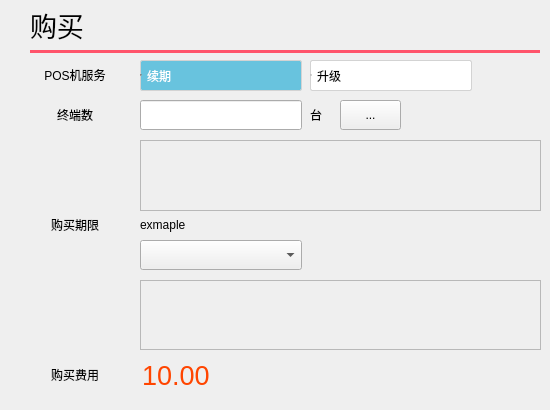
<?xml version="1.0" encoding="UTF-8"?>
<ui version="4.0">
 <class>saas_guide_pay</class>
 <widget class="QWidget" name="saas_guide_pay">
  <property name="enabled">
   <bool>true</bool>
  </property>
  <property name="geometry">
   <rect>
    <x>0</x>
    <y>0</y>
    <width>550</width>
    <height>410</height>
   </rect>
  </property>
  <property name="windowTitle">
   <string>Form</string>
  </property>
  <widget class="lds_ComboBox" name="comboBox">
   <property name="geometry">
    <rect>
     <x>140</x>
     <y>240</y>
     <width>162</width>
     <height>30</height>
    </rect>
   </property>
  </widget>
  <widget class="QLineEdit" name="lineEdit_terminal_num">
   <property name="geometry">
    <rect>
     <x>140</x>
     <y>100</y>
     <width>162</width>
     <height>30</height>
    </rect>
   </property>
   <property name="readOnly">
    <bool>true</bool>
   </property>
  </widget>
  <widget class="QLabel" name="label_7">
   <property name="geometry">
    <rect>
     <x>140</x>
     <y>210</y>
     <width>351</width>
     <height>30</height>
    </rect>
   </property>
   <property name="text">
    <string>exmaple</string>
   </property>
  </widget>
  <widget class="QLabel" name="label_13">
   <property name="geometry">
    <rect>
     <x>310</x>
     <y>100</y>
     <width>31</width>
     <height>30</height>
    </rect>
   </property>
   <property name="text">
    <string>台</string>
   </property>
  </widget>
  <widget class="QLabel" name="label_title">
   <property name="geometry">
    <rect>
     <x>30</x>
     <y>10</y>
     <width>481</width>
     <height>30</height>
    </rect>
   </property>
   <property name="styleSheet">
    <string notr="true">font-size:20pt;</string>
   </property>
   <property name="text">
    <string>购买</string>
   </property>
  </widget>
  <widget class="QLabel" name="label_14">
   <property name="geometry">
    <rect>
     <x>30</x>
     <y>50</y>
     <width>510</width>
     <height>3</height>
    </rect>
   </property>
   <property name="styleSheet">
    <string notr="true">background:#ff546b;</string>
   </property>
   <property name="text">
    <string/>
   </property>
  </widget>
  <widget class="QLineEdit" name="lineEdit_pay">
   <property name="geometry">
    <rect>
     <x>140</x>
     <y>360</y>
     <width>162</width>
     <height>30</height>
    </rect>
   </property>
   <property name="styleSheet">
    <string notr="true">font-size:20pt;
color:orangered;
background:transparent;</string>
   </property>
   <property name="text">
    <string>10.00</string>
   </property>
   <property name="frame">
    <bool>false</bool>
   </property>
   <property name="readOnly">
    <bool>true</bool>
   </property>
  </widget>
  <widget class="QToolButton" name="toolButton">
   <property name="enabled">
    <bool>true</bool>
   </property>
   <property name="geometry">
    <rect>
     <x>10</x>
     <y>360</y>
     <width>130</width>
     <height>30</height>
    </rect>
   </property>
   <property name="text">
    <string>购买费用</string>
   </property>
   <property name="icon">
    <iconset resource="../res.qrc">
     <normaloff>:/image/q5.png</normaloff>:/image/q5.png</iconset>
   </property>
   <property name="iconSize">
    <size>
     <width>30</width>
     <height>30</height>
    </size>
   </property>
   <property name="toolButtonStyle">
    <enum>Qt::ToolButtonTextBesideIcon</enum>
   </property>
   <property name="autoRaise">
    <bool>true</bool>
   </property>
   <property name="outer_stylesheet" stdset="0">
    <string>autoRaise</string>
   </property>
  </widget>
  <widget class="QToolButton" name="toolButton_2">
   <property name="geometry">
    <rect>
     <x>10</x>
     <y>60</y>
     <width>130</width>
     <height>30</height>
    </rect>
   </property>
   <property name="text">
    <string>POS机服务</string>
   </property>
   <property name="icon">
    <iconset resource="../res.qrc">
     <normaloff>:/image/q1.png</normaloff>:/image/q1.png</iconset>
   </property>
   <property name="iconSize">
    <size>
     <width>30</width>
     <height>30</height>
    </size>
   </property>
   <property name="toolButtonStyle">
    <enum>Qt::ToolButtonTextBesideIcon</enum>
   </property>
   <property name="autoRaise">
    <bool>true</bool>
   </property>
   <property name="outer_stylesheet" stdset="0">
    <string>autoRaise</string>
   </property>
  </widget>
  <widget class="QToolButton" name="toolButton_3">
   <property name="enabled">
    <bool>true</bool>
   </property>
   <property name="geometry">
    <rect>
     <x>10</x>
     <y>210</y>
     <width>130</width>
     <height>30</height>
    </rect>
   </property>
   <property name="text">
    <string>购买期限</string>
   </property>
   <property name="icon">
    <iconset resource="../res.qrc">
     <normaloff>:/image/q3.png</normaloff>:/image/q3.png</iconset>
   </property>
   <property name="iconSize">
    <size>
     <width>30</width>
     <height>30</height>
    </size>
   </property>
   <property name="toolButtonStyle">
    <enum>Qt::ToolButtonTextBesideIcon</enum>
   </property>
   <property name="autoRaise">
    <bool>true</bool>
   </property>
   <property name="outer_stylesheet" stdset="0">
    <string>autoRaise</string>
   </property>
  </widget>
  <widget class="QToolButton" name="toolButton_4">
   <property name="enabled">
    <bool>true</bool>
   </property>
   <property name="geometry">
    <rect>
     <x>10</x>
     <y>100</y>
     <width>130</width>
     <height>30</height>
    </rect>
   </property>
   <property name="text">
    <string>终端数</string>
   </property>
   <property name="icon">
    <iconset resource="../res.qrc">
     <normaloff>:/image/q4.png</normaloff>:/image/q4.png</iconset>
   </property>
   <property name="iconSize">
    <size>
     <width>30</width>
     <height>30</height>
    </size>
   </property>
   <property name="toolButtonStyle">
    <enum>Qt::ToolButtonTextBesideIcon</enum>
   </property>
   <property name="autoRaise">
    <bool>true</bool>
   </property>
   <property name="outer_stylesheet" stdset="0">
    <string>autoRaise</string>
   </property>
  </widget>
  <widget class="QFrame" name="frame">
   <property name="geometry">
    <rect>
     <x>140</x>
     <y>60</y>
     <width>350</width>
     <height>31</height>
    </rect>
   </property>
   <property name="styleSheet">
    <string notr="true">QRadioButton{
min-height:29px;
}

QRadioButton:indicator{
width:0px;
}

QRadioButton:checked{
background:#68c3de;
border:1px solid lightgray;
border-radius: 2px;
color:white;
}

QRadioButton:unchecked{
background:white;
border:1px solid lightgray;
border-radius: 2px;
color:black;
}</string>
   </property>
   <widget class="QRadioButton" name="radioButton_extend">
    <property name="geometry">
     <rect>
      <x>0</x>
      <y>0</y>
      <width>162</width>
      <height>31</height>
     </rect>
    </property>
    <property name="focusPolicy">
     <enum>Qt::NoFocus</enum>
    </property>
    <property name="text">
     <string>续期</string>
    </property>
    <property name="checked">
     <bool>true</bool>
    </property>
   </widget>
   <widget class="QRadioButton" name="radioButton_update">
    <property name="geometry">
     <rect>
      <x>170</x>
      <y>0</y>
      <width>162</width>
      <height>31</height>
     </rect>
    </property>
    <property name="focusPolicy">
     <enum>Qt::NoFocus</enum>
    </property>
    <property name="text">
     <string>升级</string>
    </property>
   </widget>
  </widget>
  <widget class="QToolButton" name="toolButton_num_key">
   <property name="geometry">
    <rect>
     <x>340</x>
     <y>100</y>
     <width>61</width>
     <height>30</height>
    </rect>
   </property>
   <property name="text">
    <string>...</string>
   </property>
   <property name="icon">
    <iconset resource="../res.qrc">
     <normaloff>:/image/widgets_pic/keyboard.png</normaloff>:/image/widgets_pic/keyboard.png</iconset>
   </property>
   <property name="iconSize">
    <size>
     <width>45</width>
     <height>30</height>
    </size>
   </property>
  </widget>
  <widget class="QTextEdit" name="textEdit_cloudActivityRuleNUMText">
   <property name="enabled">
    <bool>false</bool>
   </property>
   <property name="geometry">
    <rect>
     <x>140</x>
     <y>140</y>
     <width>401</width>
     <height>71</height>
    </rect>
   </property>
   <property name="styleSheet">
    <string notr="true">color:orangered;</string>
   </property>
  </widget>
  <widget class="QTextEdit" name="textEdit_cloudActivityRuleDiscountText">
   <property name="enabled">
    <bool>false</bool>
   </property>
   <property name="geometry">
    <rect>
     <x>140</x>
     <y>280</y>
     <width>401</width>
     <height>70</height>
    </rect>
   </property>
   <property name="styleSheet">
    <string notr="true">color:orangered;</string>
   </property>
  </widget>
 </widget>
 <customwidgets>
  <customwidget>
   <class>lds_ComboBox</class>
   <extends>QComboBox</extends>
   <header>lds_combobox.h</header>
  </customwidget>
 </customwidgets>
 <resources>
  <include location="../res.qrc"/>
 </resources>
 <connections/>
</ui>
